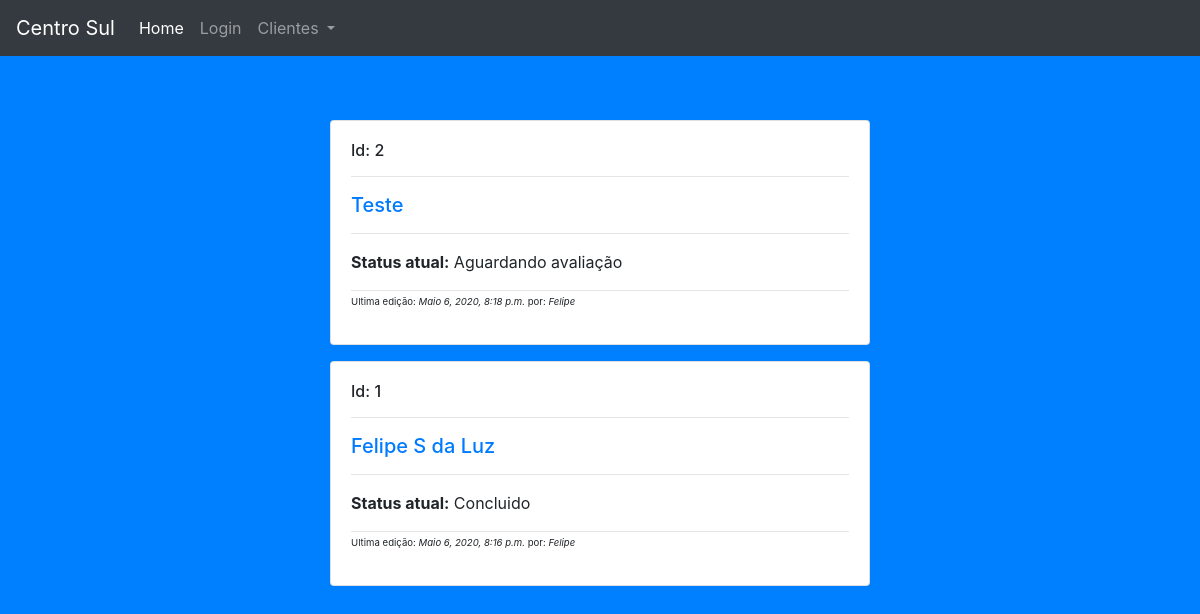
The page / on the database its author committed.
### centro_sul_clientes_cadastro/models.py (models this page shows, shortened)
class Cliente(models.Model):
    nome_cliente = models.CharField(max_length=60)
    detalhes_cliente = models.TextField(max_length=400)
    autor = models.ForeignKey(settings.AUTH_USER_MODEL, on_delete=models.CASCADE)
    telefone = models.IntegerField(default=0)
    data_criacao = models.DateTimeField(default=timezone.now)
    data_edit = models.DateTimeField(default=timezone.now)
    STATUS_TYPE_CHOICES = (('Aguardando avaliação','Aguardando avaliação'),('Concluido','Concluido'))
    status = models.CharField('Status', max_length=255,choices=STATUS_TYPE_CHOICES)
    STATUS_CHOICES_AVALIACAO = (('Em analise','Em analise'),('Concluido','Concluido'),('Sem sinal','Sem sinal'), ('N/D','N/D'))
    avaliacao_localizacao = models.CharField('Avaliação', max_length=255,choices=STATUS_CHOICES_AVALIACAO, default='N/D')
    STATUS_CHOICES_LOGRADOURO = (('Barra do Ribeiro','Barra do Ribeiro'),('Mariana Pimentel','Mariana Pimentel'),('Petim','Petim'), ('Passo da Estancia','Passo da Estancia'),('Douradilho','Douradilho'),('California City','California City'), ('N/D','N/D'))
    regiao_cliente = models.CharField('Cidade/Logradouro', max_length=255,choices=STATUS_CHOICES_LOGRADOURO, default='N/D')
    condicao_atendimento = models.TextField(max_length=400)

### centro_sul_clientes_cadastro/views.py (the view)
# urls.py: path('', views.home, name="home"),
def home(request):
    clientes = Cliente.objects.all().order_by("-data_criacao")
    return render(request, 'home.html', {'clientes': clientes})

### centro_sul_clientes_cadastro/templates/home.html
{% extends 'base.html' %}
{% block content %}
<div class="container shadow">
	  	<div class="row">
	  		<div class="col-3"></div>
	  		<div class="col-12 col-md-6 mt-5">
	  			{% for cliente in clientes %}
				 <div class="card bg-white rounded mt-3" >
					  <div class="card-body">
					  	<h6>Id: {{ cliente.pk}}<hr></h6>
					    <h5 class="card-title"><a href="{% url 'detalhe_cliente' pk=cliente.pk %}">{{ cliente.nome_cliente }}</a></h5>
						<hr>
						<p class="card-text mt-2"><b>Status atual:</b> {{cliente.status}}</p>
						<hr>
					  	<sup><p><small>Ultima edição: <i>{{cliente.data_edit}}</i> por: <i>{{cliente.autor.username}}</i></small></p></sup>
					  </div>
				 </div>
				 {% endfor %}
		    </div>
			<div class="col-3"></div>
		</div>
  	</div>
{% endblock %}

### rows shown on the page
Cliente: pk "2", nome_cliente "Teste", status "Aguardando avaliação", data_edit "Maio 6, 2020, 8:18 p.m.", autor.username "Felipe"
Cliente: pk "1", nome_cliente "Felipe S da Luz", status "Concluido", data_edit "Maio 6, 2020, 8:16 p.m.", autor.username "Felipe"
